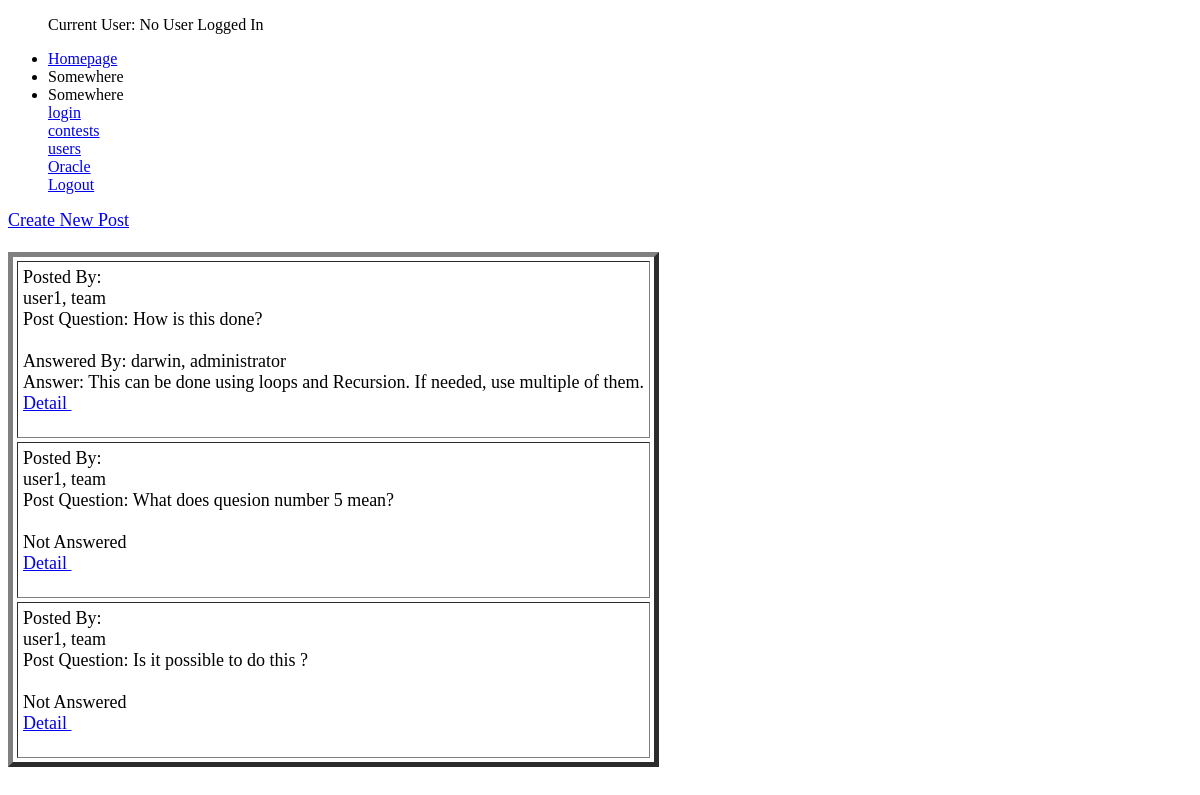
/oracle/, run on an earlier commit of the app's database.
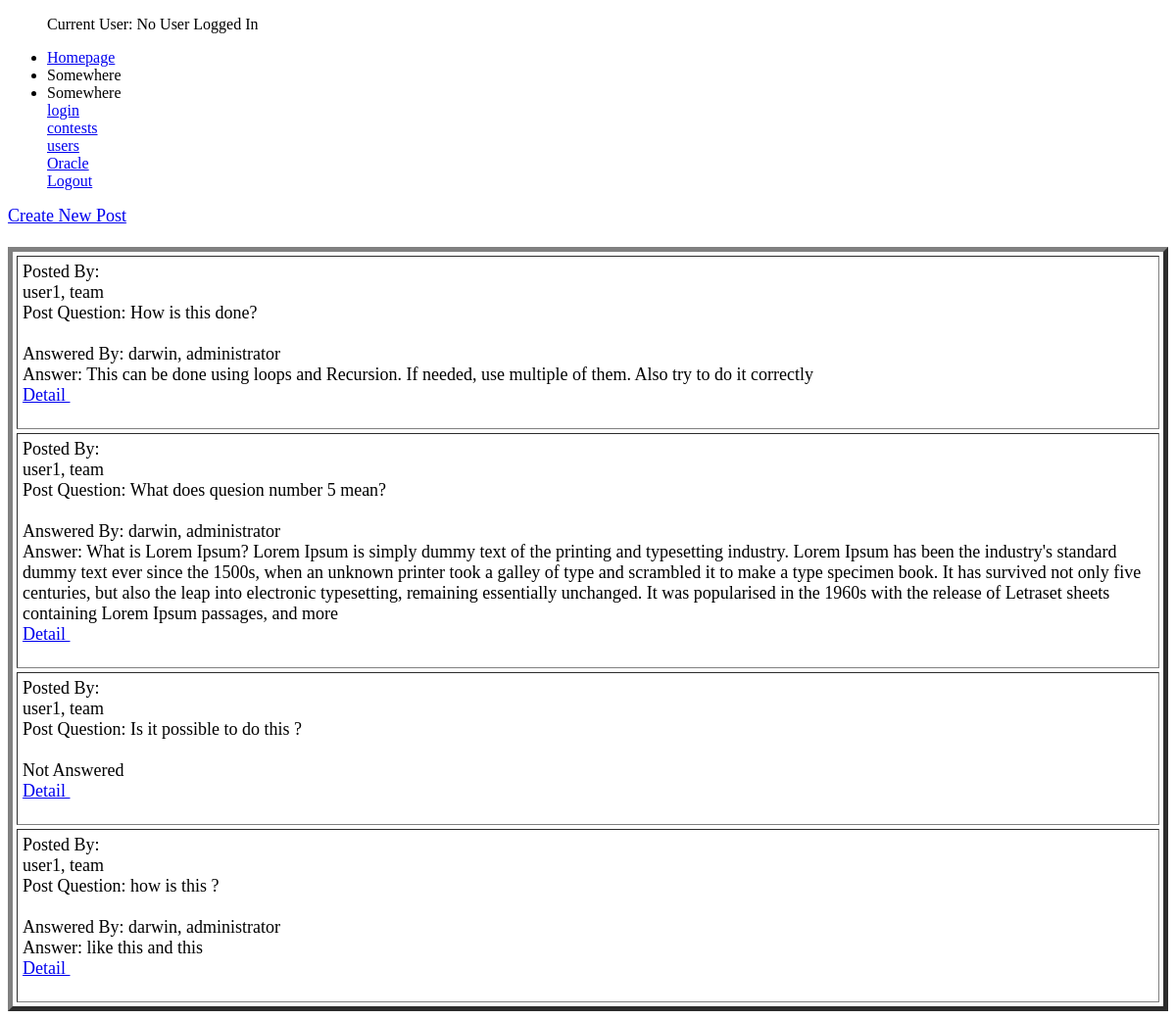
And on a later commit of the database.
### oracle/models.py (models this page shows)
class OraclePost(models.Model):
    postQuestion        = models.TextField(max_length = 500, null = False)
    postAnswer          = models.TextField(max_length = 500, null = True)
    postTime            = models.DateTimeField(auto_now_add=True)
    postUser            = models.ForeignKey(settings.AUTH_USER_MODEL, related_name = 'postedBy', on_delete = models.SET_NULL, null = True, blank = True)
    postAnswerer        = models.ForeignKey(settings.AUTH_USER_MODEL, related_name = 'answeredBy', on_delete = models.SET_NULL, null = True, blank = True)
    isAnswered          = models.BooleanField(default = False)
    def get_absolute_url(self):
        return reverse("oracle:post-detail", kwargs = {"id": self.id})

### users/models.py (models this page shows, shortened)
class CustomUser(AbstractBaseUser):
    userName        = models.CharField(max_length = 30, unique = True)
    userType        = models.CharField(max_length=20,
                                    choices = user_choices,
                                    default = user_choices[1])
    participatingIn  = models.ManyToManyField(Contest, blank = True)
    date_joined     = models.DateTimeField(blank = True, null = True)
    last_login      = models.DateTimeField(blank = True, null = True)
    admin        = models.BooleanField(default = False)
    active       = models.BooleanField(default = True)
    staff        = models.BooleanField(default = False)
    is_superuser    = models.BooleanField(default = False)
    USERNAME_FIELD = 'userName'
    REQUIRED_FIELDS = ['userType', 'password']
    objects = MyAccountManager()
    def __str__(self):
        return self.userName + ", " + self.userType

### oracle/views.py (the view)
# urls.py: path('', PostsListView.as_view(), name='posts-list'),
class PostsListView(ListView):
    template_name = "oracle/oracle_posts_list.html"
    queryset = OraclePost.objects.all()

### oracle/templates/oracle/oracle_posts_list.html (shortened to what this page needs)
{% extends 'base.html' %}
{% block content %}
<font size = 4>
<a href = '{{ instance.get_absolute_url }}create/'> Create New Post</a>
<br><br>
<table border = 5 cellpadding = 5 cellspacing = 4>
{% for instance in object_list %}
<tr>
    <td>
    Posted By: <br>
    {% if instance.postUser.userName != None and instance.postUser.userName != " " %}
        {{ instance.postUser }}
    {% else %}
        User Name not available
    {% endif %}
    <br>
    Post Question: {{ instance.postQuestion }}
    <br>
    <br>
    {% if instance.postAnswer != None and instance.postAnswer != "" %}
        Answered By: {{ instance.postAnswerer }} <br>
        Answer: {{ instance.postAnswer }}
    {% else %}
        Not Answered
    {% endif %}
    <br>
    <a href = '{{ instance.get_absolute_url }}'> Detail </a>
</td>
</tr>
{% endfor %}
</table>
</font>
{% endblock %}

### contest/templates/base.html (shortened to what this page needs)
<!DOCTYPE html>
<html lang="en">
<head>
</head>
<body>
    {% include 'navbar.html' %}
    {% block content %}{% endblock %}
</body>
</html>

### contest/templates/navbar.html
<nav>
    <div id = "menu">
        <ul>
            <div>
                <p>
                    {% if request.user.userName != None and request.user.userName != "" %}
                        Current User: {{ request.user.userName }}
                    {% else %}
                        Current User: No User Logged In
                    {% endif %}
                </p>
            </div>
            <li><a href="{% url 'account:account-view' %}"> Homepage</a></li>
            <li>Somewhere</li>
            <li>Somewhere</li>
            <a href="{% url 'login:login-page' %}"> login </a> </br>
            <a href="{% url 'contests:contest-list' %}"> contests </a> </br>
            <a href="{% url 'users:user-list' %}"> users </a> </br>
            <a href="{% url 'oracle:posts-list' %}"> Oracle </a> </br>
            <a href="{% url 'login:logout-page' %}"> Logout </a> </br>
        </ul>
    </div>
</nav>

What changed in the data, as far as the page shows it:
changed OraclePost "How is this done?": postAnswer "This can be done using loops and Recursion. If needed, use multiple of them." → "This can be done using loops and Recursion. If needed, use multiple of them. Also try to do it correctly"
changed OraclePost "What does quesion number 5 mean?": postAnswerer (not shown) → "darwin, administrator"; postAnswer (not shown) → "What is Lorem Ipsum? Lorem Ipsum is simply dummy text of the printing and typesetting industry. Lorem Ipsum has been the industry's standard dummy text ever since the 1500s, when an unknown printer took a galley of type and scrambled it to make a type specimen book. It has survived not only five centuries, but also the leap into electronic typesetting, remaining essentially unchanged. It was popularised in the 1960s with the release of Letraset sheets containing Lorem Ipsum passages, and more"; postAnswer "Not Answered" → "Answered By: Answer:"
added OraclePost: postUser "user1, team", postQuestion "how is this ?", postAnswerer "darwin, administrator", postAnswer "like this and this"
